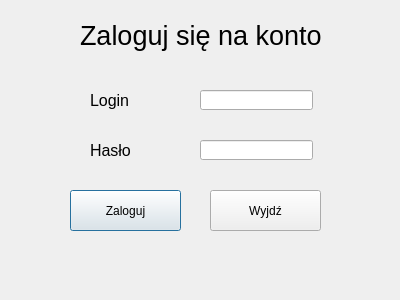
<?xml version="1.0" encoding="UTF-8"?>
<ui version="4.0">
 <class>Dialog</class>
 <widget class="QDialog" name="Dialog">
  <property name="geometry">
   <rect>
    <x>0</x>
    <y>0</y>
    <width>400</width>
    <height>300</height>
   </rect>
  </property>
  <property name="windowTitle">
   <string>Dialog</string>
  </property>
  <widget class="QLabel" name="label">
   <property name="geometry">
    <rect>
     <x>90</x>
     <y>90</y>
     <width>61</width>
     <height>21</height>
    </rect>
   </property>
   <property name="font">
    <font>
     <pointsize>12</pointsize>
    </font>
   </property>
   <property name="text">
    <string>Login</string>
   </property>
  </widget>
  <widget class="QLineEdit" name="loginId">
   <property name="geometry">
    <rect>
     <x>200</x>
     <y>90</y>
     <width>113</width>
     <height>20</height>
    </rect>
   </property>
   <property name="font">
    <font>
     <pointsize>12</pointsize>
    </font>
   </property>
  </widget>
  <widget class="QLabel" name="label_2">
   <property name="geometry">
    <rect>
     <x>90</x>
     <y>140</y>
     <width>61</width>
     <height>21</height>
    </rect>
   </property>
   <property name="font">
    <font>
     <pointsize>12</pointsize>
    </font>
   </property>
   <property name="text">
    <string>Hasło</string>
   </property>
  </widget>
  <widget class="QLineEdit" name="passwordId">
   <property name="geometry">
    <rect>
     <x>200</x>
     <y>140</y>
     <width>113</width>
     <height>20</height>
    </rect>
   </property>
   <property name="font">
    <font>
     <pointsize>12</pointsize>
    </font>
   </property>
  </widget>
  <widget class="QLabel" name="label_3">
   <property name="geometry">
    <rect>
     <x>80</x>
     <y>20</y>
     <width>241</width>
     <height>31</height>
    </rect>
   </property>
   <property name="font">
    <font>
     <pointsize>20</pointsize>
    </font>
   </property>
   <property name="text">
    <string>Zaloguj się na konto </string>
   </property>
  </widget>
  <widget class="QPushButton" name="btnId">
   <property name="geometry">
    <rect>
     <x>70</x>
     <y>190</y>
     <width>111</width>
     <height>41</height>
    </rect>
   </property>
   <property name="text">
    <string>Zaloguj</string>
   </property>
  </widget>
  <widget class="QPushButton" name="exitId">
   <property name="geometry">
    <rect>
     <x>210</x>
     <y>190</y>
     <width>111</width>
     <height>41</height>
    </rect>
   </property>
   <property name="text">
    <string>Wyjdź</string>
   </property>
  </widget>
 </widget>
 <resources/>
 <connections/>
</ui>
